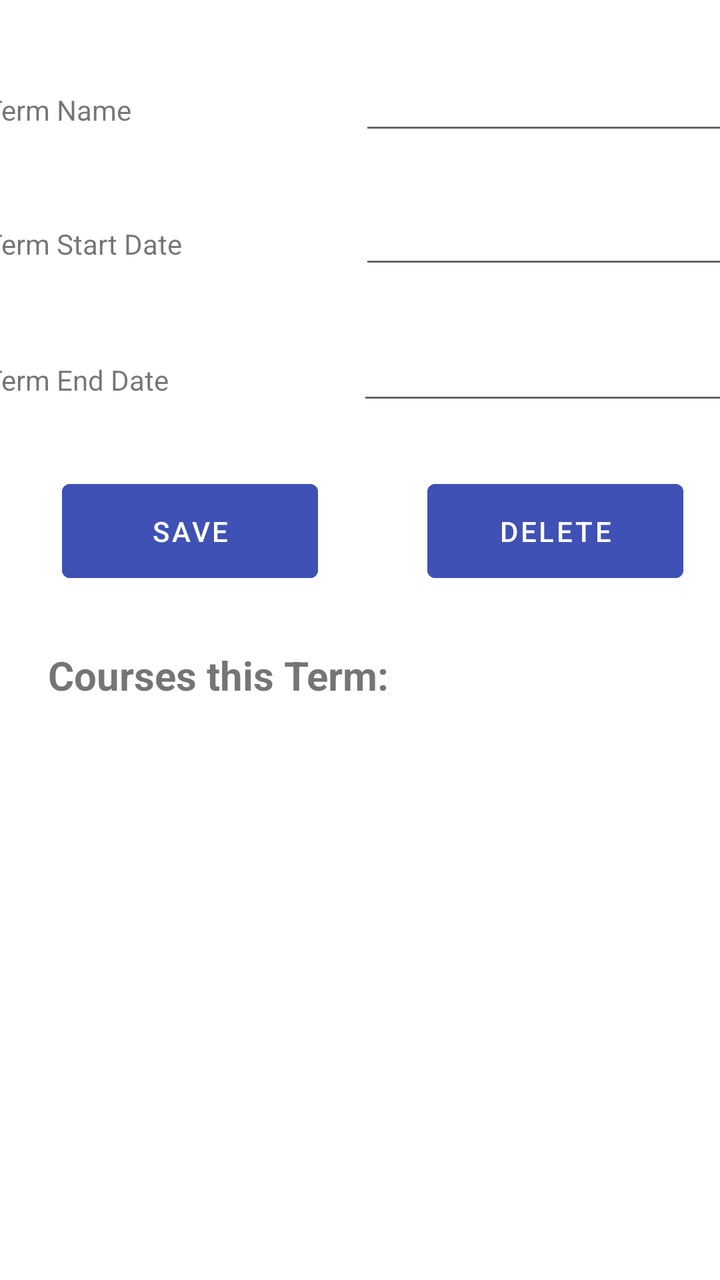
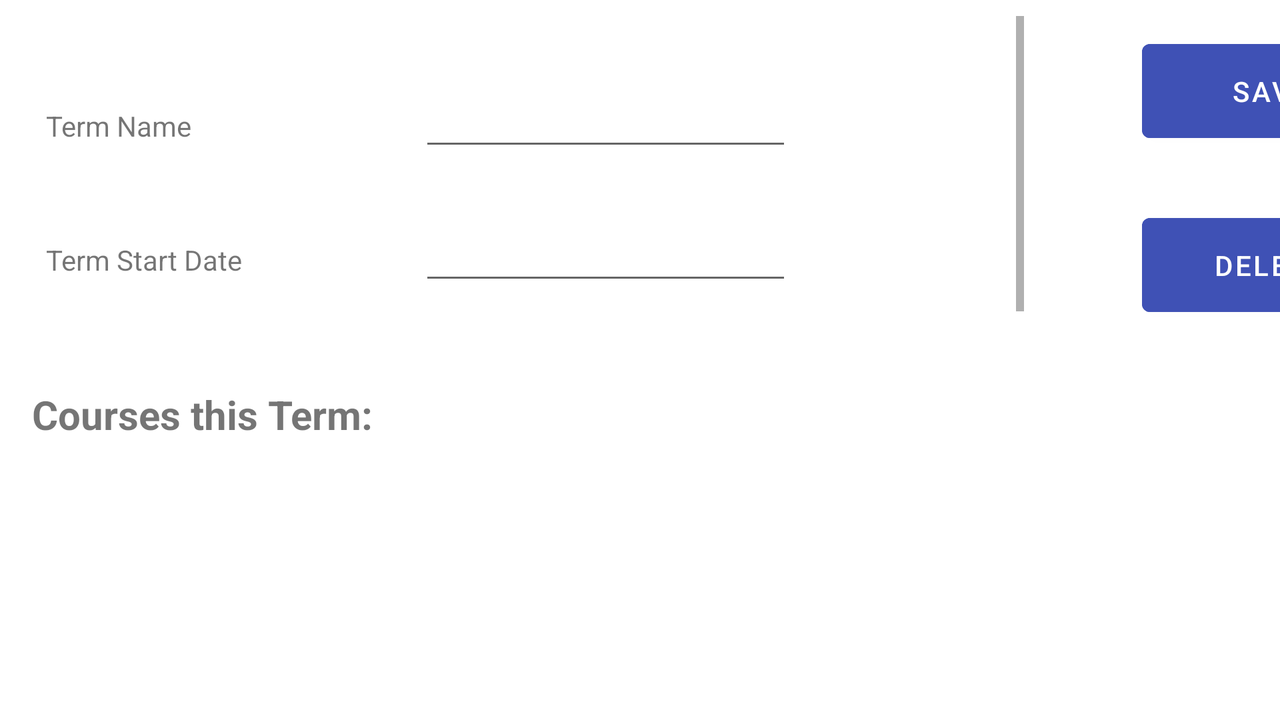

An Android layout and its configuration variant, each rendered on a device that would load it. The default file and the variant file are quoted in full after the pictures.
<!-- AndroidManifest.xml: application theme Theme.DegreePlannerPCoutureC196 -->
<!-- res/layout/activity_term_details.xml -->
<?xml version="1.0" encoding="utf-8"?>
<androidx.constraintlayout.widget.ConstraintLayout xmlns:android="http://schemas.android.com/apk/res/android"
    xmlns:app="http://schemas.android.com/apk/res-auto"
    xmlns:tools="http://schemas.android.com/tools"
    android:layout_width="match_parent"
    android:layout_height="match_parent"
    tools:context=".UI.TermDetails">

    <Button
        android:id="@+id/saveTermDetails"
        android:layout_width="128dp"
        android:layout_height="59dp"
        android:layout_marginTop="16dp"
        android:backgroundTint="#3F51B5"
        android:text="SAVE"
        app:layout_constraintEnd_toEndOf="parent"
        app:layout_constraintHorizontal_bias="0.134"
        app:layout_constraintStart_toStartOf="parent"
        app:layout_constraintTop_toBottomOf="@+id/linearLayout4" />

    <LinearLayout
        android:id="@+id/linearLayout4"
        android:layout_width="375dp"
        android:layout_height="205dp"
        android:layout_margin="15dp"
        android:layout_marginTop="24dp"
        android:orientation="vertical"
        app:layout_constraintEnd_toEndOf="parent"
        app:layout_constraintStart_toStartOf="parent"
        app:layout_constraintTop_toTopOf="parent">

        <LinearLayout
            android:id="@+id/linearLayout"
            android:layout_width="373dp"
            android:layout_height="59dp"
            android:layout_marginTop="16dp"
            android:orientation="horizontal"
            app:layout_constraintEnd_toEndOf="parent"
            app:layout_constraintStart_toStartOf="parent"
            app:layout_constraintTop_toTopOf="parent">

            <TextView
                android:id="@+id/tName"
                android:layout_width="match_parent"
                android:layout_height="wrap_content"
                android:layout_weight="1"
                android:text="Term Name" />

            <EditText
                android:id="@+id/tNameFill"
                android:layout_width="match_parent"
                android:layout_height="wrap_content"
                android:layout_weight="1" />
        </LinearLayout>

        <LinearLayout
            android:id="@+id/linearLayout2"
            android:layout_width="373dp"
            android:layout_height="56dp"
            android:layout_marginTop="8dp"
            android:orientation="horizontal"
            app:layout_constraintEnd_toEndOf="parent"
            app:layout_constraintStart_toStartOf="parent"
            app:layout_constraintTop_toBottomOf="@+id/linearLayout">

            <TextView
                android:id="@+id/tStart"
                android:layout_width="match_parent"
                android:layout_height="wrap_content"
                android:layout_weight="1"
                android:text="Term Start Date" />

            <EditText
                android:id="@+id/tStartFill"
                android:layout_width="match_parent"
                android:layout_height="wrap_content"
                android:layout_weight="1"
                android:inputType="none" />
        </LinearLayout>

        <LinearLayout
            android:id="@+id/linearLayout3"
            android:layout_width="371dp"
            android:layout_height="56dp"
            android:layout_marginTop="12dp"
            android:orientation="horizontal"
            app:layout_constraintEnd_toEndOf="parent"
            app:layout_constraintHorizontal_bias="0.527"
            app:layout_constraintStart_toStartOf="parent"
            app:layout_constraintTop_toBottomOf="@+id/linearLayout2">

            <TextView
                android:id="@+id/tEnd"
                android:layout_width="match_parent"
                android:layout_height="wrap_content"
                android:layout_weight="1"
                android:text="Term End Date" />

            <EditText
                android:id="@+id/tEndFill"
                android:layout_width="match_parent"
                android:layout_height="wrap_content"
                android:layout_weight="1"
                android:inputType="none" />
        </LinearLayout>
    </LinearLayout>

    <androidx.recyclerview.widget.RecyclerView
        android:id="@+id/courseRecView"
        android:layout_width="371dp"
        android:layout_height="331dp"
        android:layout_marginTop="8dp"
        app:layout_constraintEnd_toEndOf="parent"
        app:layout_constraintStart_toStartOf="parent"
        app:layout_constraintTop_toBottomOf="@+id/textView3" />

    <TextView
        android:id="@+id/textView3"
        android:layout_width="wrap_content"
        android:layout_height="27dp"
        android:layout_marginStart="24dp"
        android:layout_marginTop="104dp"
        android:text="Courses this Term:"
        android:textSize="20sp"
        android:textStyle="bold"
        app:layout_constraintStart_toStartOf="parent"
        app:layout_constraintTop_toBottomOf="@+id/linearLayout4" />

    <Button
        android:id="@+id/deleteTermDetails"
        android:layout_width="128dp"
        android:layout_height="59dp"
        android:layout_marginStart="40dp"
        android:layout_marginTop="16dp"
        android:backgroundTint="#3F51B5"
        android:text="DELETE"
        app:layout_constraintEnd_toEndOf="parent"
        app:layout_constraintHorizontal_bias="0.446"
        app:layout_constraintStart_toEndOf="@+id/saveTermDetails"
        app:layout_constraintTop_toBottomOf="@+id/linearLayout4" />


</androidx.constraintlayout.widget.ConstraintLayout>
<!-- resources referenced by this layout -->
<resources>
  <style name="Theme.DegreePlannerPCoutureC196" parent="Theme.MaterialComponents.DayNight.DarkActionBar">
          
          <item name="colorPrimary">@color/purple_500</item>
          <item name="colorPrimaryVariant">@color/purple_700</item>
          <item name="colorOnPrimary">@color/white</item>
          
          <item name="colorSecondary">@color/teal_200</item>
          <item name="colorSecondaryVariant">@color/teal_700</item>
          <item name="colorOnSecondary">@color/black</item>
          
          <item name="android:statusBarColor">?attr/colorPrimaryVariant</item>
          
      </style>
</resources>
<!-- res/layout-land/activity_term_details.xml (the repository's variant of the layout above) -->
<!-- drawn on the phone turned sideways -->
<?xml version="1.0" encoding="utf-8"?>
<androidx.constraintlayout.widget.ConstraintLayout xmlns:android="http://schemas.android.com/apk/res/android"
    xmlns:app="http://schemas.android.com/apk/res-auto"
    xmlns:tools="http://schemas.android.com/tools"
    android:layout_width="match_parent"
    android:layout_height="match_parent"
    tools:context=".UI.TermDetails">

    <Button
        android:id="@+id/saveTermDetails"
        android:layout_width="128dp"
        android:layout_height="59dp"
        android:layout_marginStart="59dp"
        android:layout_marginTop="16dp"
        android:backgroundTint="#3F51B5"
        android:text="SAVE"
        app:layout_constraintStart_toEndOf="@+id/scrollView2"
        app:layout_constraintTop_toTopOf="parent" />

    <ScrollView
        android:id="@+id/scrollView2"
        android:layout_width="504dp"
        android:layout_height="181dp"
        android:layout_marginStart="8dp"
        android:layout_marginTop="8dp"
        app:layout_constraintStart_toStartOf="parent"
        app:layout_constraintTop_toTopOf="parent">

        <LinearLayout
            android:id="@+id/linearLayout4"
            android:layout_width="375dp"
            android:layout_height="205dp"
            android:layout_margin="15dp"
            android:layout_marginTop="24dp"
            android:orientation="vertical"
            app:layout_constraintEnd_toEndOf="parent"
            app:layout_constraintStart_toStartOf="parent"
            app:layout_constraintTop_toTopOf="parent">

            <LinearLayout
                android:id="@+id/linearLayout"
                android:layout_width="373dp"
                android:layout_height="59dp"
                android:layout_marginTop="16dp"
                android:orientation="horizontal"
                app:layout_constraintEnd_toEndOf="parent"
                app:layout_constraintStart_toStartOf="parent"
                app:layout_constraintTop_toTopOf="parent">

                <TextView
                    android:id="@+id/tName"
                    android:layout_width="match_parent"
                    android:layout_height="wrap_content"
                    android:layout_weight="1"
                    android:text="Term Name" />

                <EditText
                    android:id="@+id/tNameFill"
                    android:layout_width="match_parent"
                    android:layout_height="wrap_content"
                    android:layout_weight="1" />
            </LinearLayout>

            <LinearLayout
                android:id="@+id/linearLayout2"
                android:layout_width="373dp"
                android:layout_height="56dp"
                android:layout_marginTop="8dp"
                android:orientation="horizontal"
                app:layout_constraintEnd_toEndOf="parent"
                app:layout_constraintStart_toStartOf="parent"
                app:layout_constraintTop_toBottomOf="@+id/linearLayout">

                <TextView
                    android:id="@+id/tStart"
                    android:layout_width="match_parent"
                    android:layout_height="wrap_content"
                    android:layout_weight="1"
                    android:text="Term Start Date" />

                <EditText
                    android:id="@+id/tStartFill"
                    android:layout_width="match_parent"
                    android:layout_height="wrap_content"
                    android:layout_weight="1"
                    android:inputType="none" />
            </LinearLayout>

            <LinearLayout
                android:id="@+id/linearLayout3"
                android:layout_width="371dp"
                android:layout_height="56dp"
                android:layout_marginTop="12dp"
                android:orientation="horizontal"
                app:layout_constraintEnd_toEndOf="parent"
                app:layout_constraintHorizontal_bias="0.527"
                app:layout_constraintStart_toStartOf="parent"
                app:layout_constraintTop_toBottomOf="@+id/linearLayout2">

                <TextView
                    android:id="@+id/tEnd"
                    android:layout_width="match_parent"
                    android:layout_height="wrap_content"
                    android:layout_weight="1"
                    android:text="Term End Date" />

                <EditText
                    android:id="@+id/tEndFill"
                    android:layout_width="match_parent"
                    android:layout_height="wrap_content"
                    android:layout_weight="1"
                    android:inputType="none" />
            </LinearLayout>
        </LinearLayout>
    </ScrollView>

    <androidx.recyclerview.widget.RecyclerView
        android:id="@+id/courseRecView"
        android:layout_width="690dp"
        android:layout_height="162dp"
        android:layout_marginTop="53dp"
        android:layout_marginBottom="8dp"
        app:layout_constraintBottom_toBottomOf="parent"
        app:layout_constraintEnd_toEndOf="parent"
        app:layout_constraintStart_toStartOf="parent"
        app:layout_constraintTop_toBottomOf="@+id/scrollView2" />

    <TextView
        android:id="@+id/textView3"
        android:layout_width="wrap_content"
        android:layout_height="27dp"
        android:layout_marginStart="16dp"
        android:layout_marginTop="17dp"
        android:layout_marginBottom="8dp"
        android:text="Courses this Term:"
        android:textSize="20sp"
        android:textStyle="bold"
        app:layout_constraintBottom_toTopOf="@+id/courseRecView"
        app:layout_constraintStart_toStartOf="parent"
        app:layout_constraintTop_toBottomOf="@+id/scrollView2" />

    <Button
        android:id="@+id/deleteTermDetails"
        android:layout_width="128dp"
        android:layout_height="59dp"
        android:layout_marginStart="59dp"
        android:layout_marginTop="28dp"
        android:backgroundTint="#3F51B5"
        android:text="DELETE"
        app:layout_constraintStart_toEndOf="@+id/scrollView2"
        app:layout_constraintTop_toBottomOf="@+id/saveTermDetails" />


</androidx.constraintlayout.widget.ConstraintLayout>
